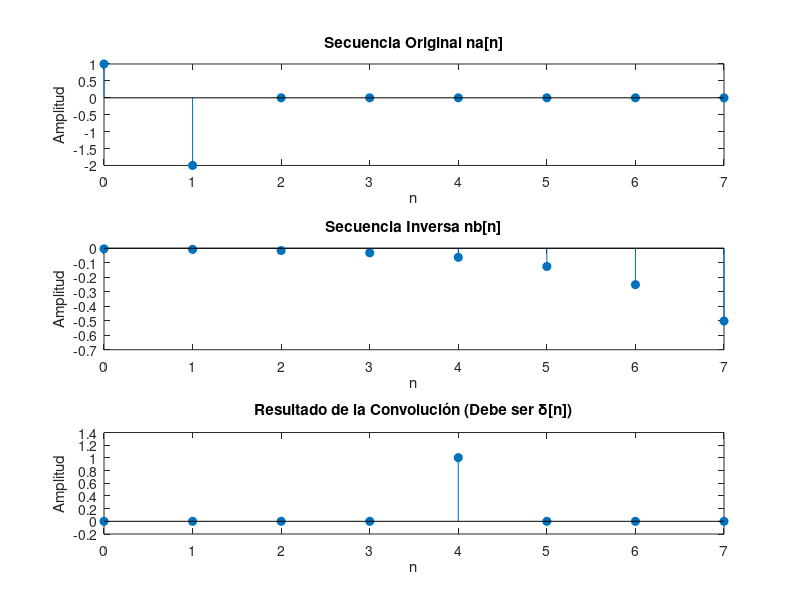

MATLAB code for this plot:
% 
% %----------------Ejercicio 1----------------
% %[t,y]=Funcion_seno_Amortiguada(10,10^-3,1,2,-0.5); 
% %[t,y]=Funcion_Sinc(10,10^-3,1,25); 
% [t,y]=Pulso(-10,10,-2,4,1);
% 
% FuncionRespuestaZ = freqz(y,1,512);
% FuncionRespuestaFourrier = fft(y);
% 
% 
% % Gráfica
% figure(1);
% subplot(2, 3,[1,4]);
% stem(t, y);
% grid on;
% xlabel('Tiempo (s)');
% ylabel('Amplitud');
% title('Señal Trigonométrica Acotada');
% 
% subplot(2, 3, 2);
% plot(abs(FuncionRespuestaZ))
% title('Módulo de la Transformada Z');
% xlabel('Re(Z)');
% ylabel('|X(z)|');
% grid on;
% subplot(2, 3, 5);
% plot((FuncionRespuestaZ))
% title('Fase de la Transformada Z');
% xlabel('Re(Z)');
% ylabel('∠X(z)');
% grid on;
% 
% subplot(2, 3, 3);
% plot(abs(FuncionRespuestaFourrier))
% title('Módulo de la Transformada Fourrier');
% xlabel('t');
% ylabel('|X(z)|');
% grid on;


%----------------Ejercicio 2----------------

% a = [1 3 5 7 5 3 1]; 

% b = [7 5 3 1 1 3 5]; 
% ffta = fft(a); 
% fftb= fft(b);
% figure(1);
% subplot(2, 4,[1,5]);
% stem(a);
% grid on;
% xlabel('Tiempo (s)');
% ylabel('Amplitud');
% title('Señal Trigonométrica Acotada');
% 
% subplot(2,4, 2);
% plot(abs(ffta))
% title('Módulo de la T.F. sin desplazamiento');
% xlabel('Re(Z)');
% ylabel('|X(z)|');
% grid on;
% 
% subplot(2,4, 6);
% plot(angle(ffta))
% title('Fase de la T.F. sin desplazamiento');
% xlabel('Re(Z)');
% ylabel('|X(z)|');
% grid on;
% 
% subplot(2, 4,[3,7]);
% stem(b);
% grid on;
% xlabel('Tiempo (s)');
% ylabel('Amplitud');
% title('Señal Trigonométrica Acotada');
% 
% subplot(2,4, 4);
% plot(abs(fftb))
% title('Módulo de la T.F. con desplazamiento');
% xlabel('Re(Z)');
% ylabel('|X(z)|');
% grid on;
% 
% subplot(2,4, 8);
% plot(angle(fftb))
% title('Fase de la T.F. con desplazamiento');
% xlabel('Re(Z)');
% ylabel('|X(z)|');
% grid on;

%----------------Ejercicio 3----------------

% Definir la secuencia na[n] en un intervalo de longitud N
N = 8; % Definir longitud de la secuencia para la DFT
n = 0:N-1;
na = [1, -2, zeros(1, N-2)]; % δ[n] - 2δ[n-1]

% Calcular la DFT de na[n]
Na = fft(na, N);

% Evitar división por cero
Na(abs(Na) < 1e-6) = 1e-6;

% Calcular la inversa en el dominio de la frecuencia
Nb = 1 ./ Na;

% Calcular la secuencia nb[n] aplicando la IDFT
nb = ifft(Nb, N);

% Verificación: Convolución de na[n] con nb[n]
conv_result = conv(na, nb, 'same');

% Graficar los resultados
figure;
subplot(3,1,1);
stem(n, real(na), 'filled');
title('Secuencia Original na[n]');
xlabel('n'); ylabel('Amplitud');

subplot(3,1,2);
stem(n, real(nb), 'filled');
title('Secuencia Inversa nb[n]');
xlabel('n'); ylabel('Amplitud');

subplot(3,1,3);
stem(n, real(conv_result), 'filled');
title('Resultado de la Convolución (Debe ser δ[n])');
xlabel('n'); ylabel('Amplitud');